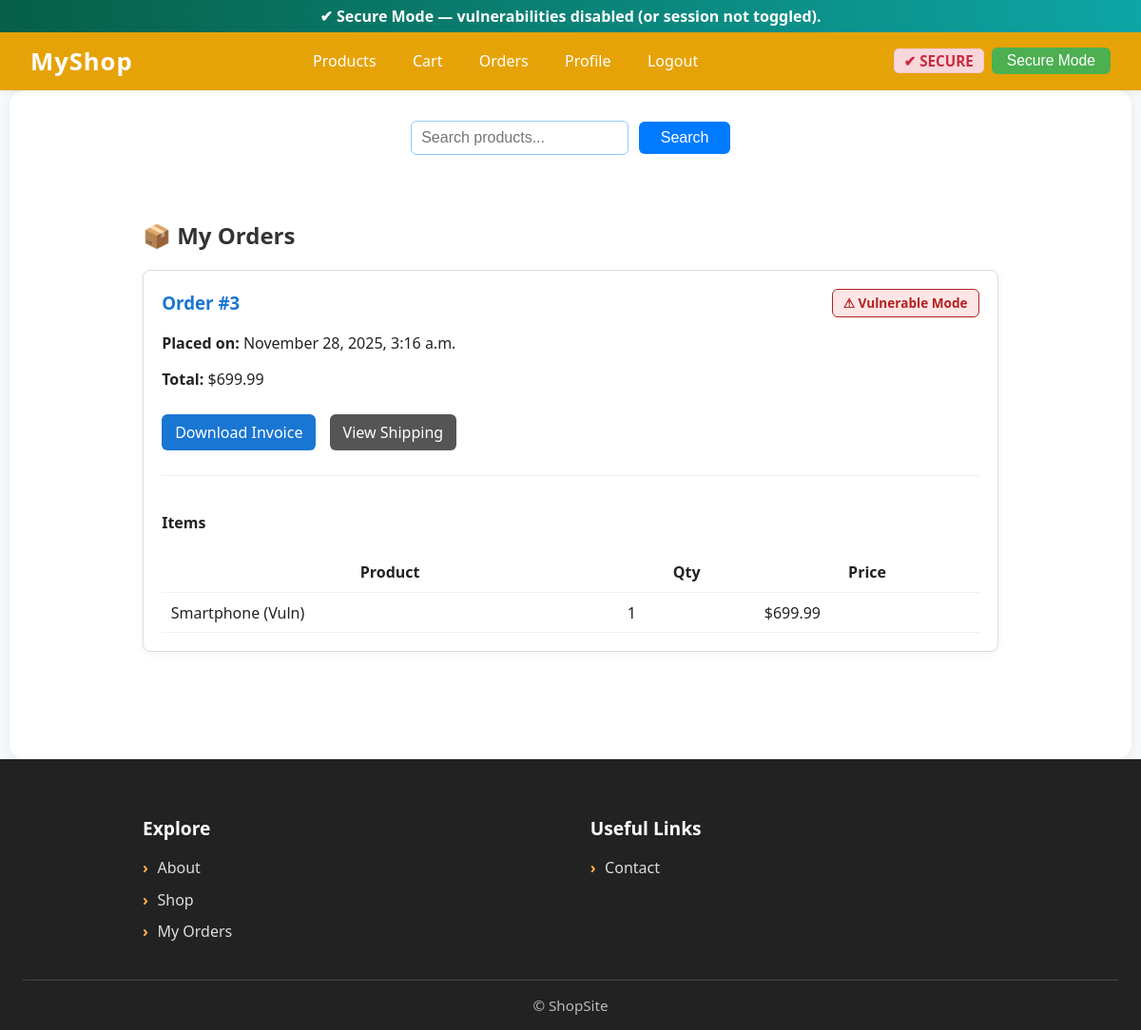
The page /orders/my-orders/ (signed in) on the database as committed earlier.
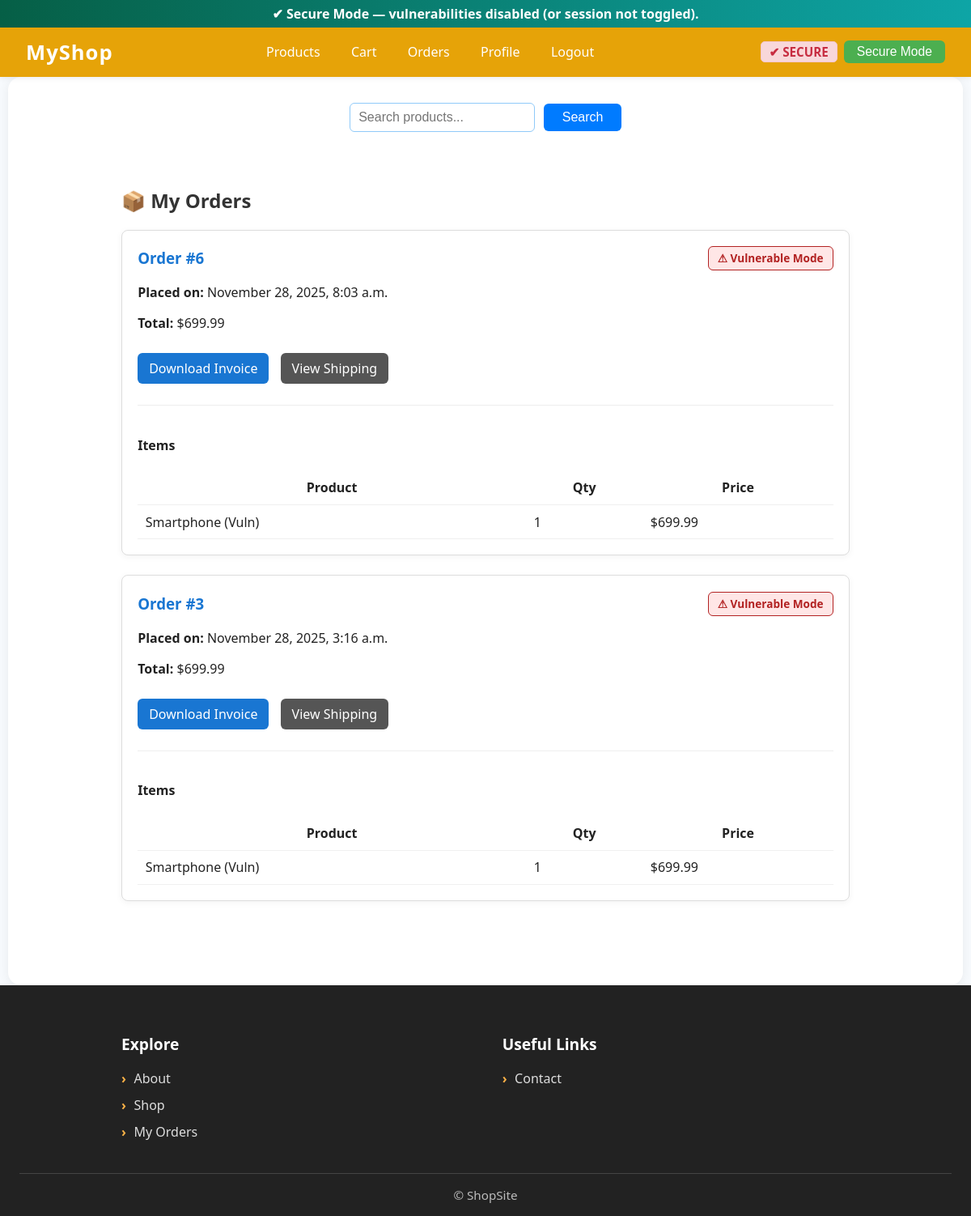
The same page on the database as committed later.
### orders/models.py (models this page shows, shortened)
class Order(models.Model):
    SECURE = "secure"
    VULNERABLE = "vulnerable"
    MODE_CHOICES = [
        (SECURE, "Secure"),
        (VULNERABLE, "Vulnerable"),
    ]
    user = models.ForeignKey(
        settings.AUTH_USER_MODEL,
        on_delete=models.SET_NULL,
        null=True, blank=True,
        related_name="orders"
    )
    total = models.DecimalField(max_digits=10, decimal_places=2)
    created_at = models.DateTimeField(auto_now_add=True)
    updated_at = models.DateTimeField(auto_now=True)
    mode = models.CharField(
        max_length=12,
        choices=MODE_CHOICES,
        default=SECURE,
    )

class OrderItem(models.Model):
    order = models.ForeignKey(Order, related_name="items", on_delete=models.CASCADE)
    product = models.ForeignKey(Product, on_delete=models.CASCADE)
    quantity = models.PositiveIntegerField(default=1)
    price = models.DecimalField(max_digits=10, decimal_places=2)
    added_at = models.DateTimeField(default=timezone.now)

### products/models.py (models this page shows, shortened)
class Product(models.Model):
    category = models.ForeignKey(Category, related_name='products', on_delete=models.CASCADE)
    name = models.CharField(max_length=255)
    slug = models.SlugField(unique=True)
    description = models.TextField(blank=True)
    price = models.DecimalField(max_digits=10, decimal_places=2)
    image = models.ImageField(upload_to='products/', blank=True, null=True)  # secure
    image_url = models.URLField(blank=True, null=True)  # vulnerable ✅
    stock = models.PositiveIntegerField(default=10)

### orders/views.py (the view)
# urls.py: path("my-orders/", views.my_orders, name="my_orders"),
@login_required
def my_orders(request):
    orders = (
        Order.objects.filter(user=request.user)
        .prefetch_related(
            "items__product",
            Prefetch("shipment", queryset=Shipment.objects.all())
        )
        .order_by("-created_at")
    )
    return render(request, "orders/my_orders.html", {"orders": orders})

### core/context_processors.py (called while the page is built)
def simulation_mode(request):
    session_mode = request.session.get(
        "sim_mode", getattr(settings, "SIMULATION_MODE", "secure")
    )
    return {"simulation_mode": session_mode}

### orders/templates/orders/my_orders.html (shortened to what this page needs)
{% extends "base.html" %}
{% load static %}
{% block extra_css %}
<link rel="stylesheet" href="{% static 'css/my_orders.css' %}">
{% endblock %}
{% block content %}
<div class="orders-container">
    <h2>📦 My Orders</h2>
    {% if orders %}
        {% for order in orders %}
        <div class="order-card">
            <div class="order-header">
                <h3>Order #{{ order.id }}</h3>
                {% if order.mode == "vulnerable" %}
                    <span class="mode-badge mode-vulnerable">⚠ Vulnerable Mode</span>
                {% else %}
                    <span class="mode-badge mode-secure">✔ Secure Mode</span>
                {% endif %}
            </div>
            <p><strong>Placed on:</strong> {{ order.created_at|date:"F j, Y, g:i a" }}</p>
            <p><strong>Total:</strong> ${{ order.total }}</p>
            <p>
                <a href="{% url 'orders:download_invoice' order.id %}" class="btn">Download Invoice</a>
                <a href="{% url 'shipping:shipping_details' order.id %}" class="btn-secondary">View Shipping</a>
            </p>
            <div class="order-items">
                <h4>Items</h4>
                <table>
                    <thead>
                        <tr>
                            <th>Product</th>
                            <th>Qty</th>
                            <th>Price</th>
                        </tr>
                    </thead>
                    <tbody>
                        {% for item in order.items.all %}
                        <tr>
                            <td>{{ item.product.name }}</td>
                            <td>{{ item.quantity }}</td>
                            <td>${{ item.price }}</td>
                        </tr>
                        {% endfor %}
                    </tbody>
                </table>
            </div>
        </div>
        {% endfor %}
    {% else %}
        <p>You haven’t placed any orders yet.</p>
    {% endif %}
</div>
{% endblock %}

### templates/base.html (shortened to what this page needs)
{% load static %}
<!DOCTYPE html>
<html lang="en">
<head>
  <link rel="stylesheet" href="{% static 'css/styles.css' %}">
  <link rel="stylesheet" href="{% static 'css/main.css' %}">
  <link rel="stylesheet" href="{% static 'css/login.css' %}">
  {% block extra_css %}{% endblock %}
</head>
<body>
  <div id="mode-banner-root" aria-live="polite"></div>
  <nav class="navbar" role="navigation" aria-label="Main navigation">
    <div class="logo"><a href="{% url 'home' %}">MyShop</a></div>
    <div class="nav-links">
      {% if user.is_authenticated %}
        <a href="{% url 'products:product_list' %}">Products</a>
        <a href="{% url 'cart:cart_view' %}">Cart</a>
        <a href="{% url 'orders:my_orders' %}">Orders</a>
        <a href="{% url 'accounts:profile' %}">Profile</a>
        <a href="{% url 'accounts:logout' %}">Logout</a>
      {% else %}
        <a href="{% url 'products:product_list' %}">Products</a>
        <a href="{% url 'accounts:login' %}">Login</a>
        <a href="{% url 'accounts:register' %}">Register</a>
      {% endif %}
    </div>
    <div class="toggle-panel" style="display:flex; align-items:center; gap:8px;">
      <span id="vuln-label" class="vuln-label" style="font-weight:600;"></span>
      <button id="toggle-mode-btn" class="toggle-btn" aria-pressed="false" aria-label="Toggle lab mode"></button>
    </div>
  </nav>
  <div class="container">
    {% if user.is_authenticated %}
      <form method="get" action="{% url 'products:product_search' %}" class="fixed-search-form" role="search">
        <input type="text" name="q" placeholder="Search products..." required class="fixed-search-input" aria-label="Search products">
        <button type="submit" class="fixed-search-button">Search</button>
      </form>
    {% endif %}
    {% block content %}{% endblock %}
  </div>
  <footer class="main-footer">
    <div class="footer-container">
      <div class="footer-column">
        <h3>Explore</h3>
        <ul>
          <li><a href="#about"><span>›</span> About</a></li>
          <li><a href="{% url 'products:product_list' %}"><span>›</span> Shop</a></li>
          {% if user.is_authenticated %}
            <li><a href="{% url 'orders:my_orders' %}"><span>›</span> My Orders</a></li>
          {% endif %}
        </ul>
      </div>
      <div class="footer-column">
        <h3>Useful Links</h3>
        <ul>
          <li><a href="mailto:support@myshop.com"><span>›</span> Contact</a></li>
        </ul>
      </div>
    </div>
    <div class="footer-bottom">© {{ now|date:'Y' }} ShopSite</div>
  </footer>
</body>
</html>

### static/css/styles.css (style rules this page uses)
body { margin: 0; padding: 0; font-family: 'Segoe UI', Arial, sans-serif; background: #f7fafd; color: #222; }
.navbar { background-color: #e6a308; color: white; display: flex; align-items: center; justify-content: space-between; padding: 0.8rem 2rem; box-shadow: 0 2px 6px rgba(0,0,0,0.07); position: relative; }
.logo a { font-size: 1.6rem; font-weight: 700; color: white; text-decoration: none; letter-spacing: 1px; transition: color 0.2s; }
.nav-links { display: flex; gap: 1.2rem; }
.nav-links a { color: white; text-decoration: none; font-weight: 500; padding: 0.25rem 0.6rem; border-radius: 4px; transition: background 0.2s, color 0.2s; }
.toggle-panel { margin-left: 1rem; display: flex; align-items: center; gap: 0.8rem; }
.vuln-label { background: #f8d7da; color: #c72c41; font-weight: bold; font-size: 0.95rem; padding: 2px 10px; border-radius: 5px; border: 1px solid #f5c6cb; }
.toggle-btn { background: #007BFF; color: white; border: none; padding: 5px 16px; border-radius: 6px; cursor: pointer; font-weight: 500; font-size: 0.98rem; transition: background-color 0.2s; }
.container { max-width: 1100px; margin: 0 auto; padding: 2rem 2.5rem; background: #fff; min-height: 80vh; border-radius: 16px; box-shadow: 0 2px 14px rgba(0,0,0,0.07); }
.fixed-search-form { display: flex; justify-content: center; align-items: center; gap: 0.7rem; }
.fixed-search-input { border: 1.2px solid #90caf9; border-radius: 6px; font-size: 1rem; padding: 0.5rem 10px; outline: none; transition: border-color 0.3s; }
.fixed-search-button { background: #007BFF; color: white; font-weight: 500; border: none; padding: 0.5rem 1.4rem; border-radius: 6px; cursor: pointer; font-size: 1rem; transition: background 0.3s; }
.main-footer { background-color: #222; color: #ddd; padding: 2.5rem 1.5rem 1rem 1.5rem; font-family: 'Segoe UI', Tahoma, Geneva, Verdana, sans-serif; }
.footer-container { display: flex; justify-content: center; gap: 4rem; max-width: 900px; margin: 0 auto 1.8rem auto; flex-wrap: wrap; }
.footer-column { min-width: 160px; flex-grow: 1; }
.footer-column h3 { color: #fff; font-weight: 700; margin-bottom: 1.1rem; font-size: 1.2rem; }
.footer-column ul { list-style: none; padding: 0; margin: 0; }
.footer-column ul li { margin-bottom: 0.7rem; }
.footer-column ul li a { color: #ddd; text-decoration: none; font-weight: 500; font-size: 1rem; transition: color 0.3s ease; display: inline-flex; align-items: center; }
.footer-column ul li a span { margin-right: 0.6rem; font-weight: 700; color: #ffb347; }
.footer-bottom { text-align: center; font-size: 0.95rem; color: #bbb; border-top: 1px solid #444; padding-top: 1rem; user-select: none; }

### static/css/my_orders.css (style rules this page uses)
h2 { margin-bottom: 20px; color: #333; }
.order-card { background: #fff; padding: 20px; margin-bottom: 25px; border-radius: 10px; box-shadow: 0 2px 10px rgba(0,0,0,0.08); }
.order-header { display: flex; justify-content: space-between; align-items: center; }
.order-header h3 { margin: 0; color: #1976d2; }
.btn { display: inline-block; padding: 8px 14px; margin: 10px 0; background: #1976d2; color: white; text-decoration: none; border-radius: 6px; transition: background 0.3s ease; }
.btn { display: inline-block; padding: 8px 14px; margin-right: 10px; background: #1976d2; color: white; text-decoration: none; border-radius: 6px; transition: background 0.3s ease; }
.btn-secondary { display: inline-block; padding: 8px 14px; background: #555; color: white; text-decoration: none; border-radius: 6px; transition: background 0.3s ease; }

### orders/templates/orders/my_orders.html (style rules this page uses)
.orders-container { max-width: 900px; margin: 2rem auto; padding: 1rem; }
.order-card { border: 1px solid #ddd; border-radius: 8px; padding: 1.2rem; margin-bottom: 1.5rem; background: #fff; box-shadow: 0 2px 8px rgba(0,0,0,0.05); }
.order-header { display: flex; justify-content: space-between; align-items: center; }
.mode-badge { font-size: 0.85rem; font-weight: bold; padding: 0.3rem 0.7rem; border-radius: 6px; }
.mode-vulnerable { background: #ffe6e6; color: #b22222; border: 1px solid #b22222; }
.order-items { margin-top: 1rem; border-top: 1px solid #eee; padding-top: 1rem; }
.order-items table { width: 100%; border-collapse: collapse; }
.order-items th, .order-items td { padding: 0.6rem; border-bottom: 1px solid #f0f0f0; }

Rows that differ between the two databases and show on the page:
added Order: id "6", mode "⚠ Vulnerable Mode", created_at "November 28, 2025, 8:03 a.m.", total "699.99"
added OrderItem: product.name "Smartphone (Vuln)", quantity "1", price "699.99", shown under "6"
